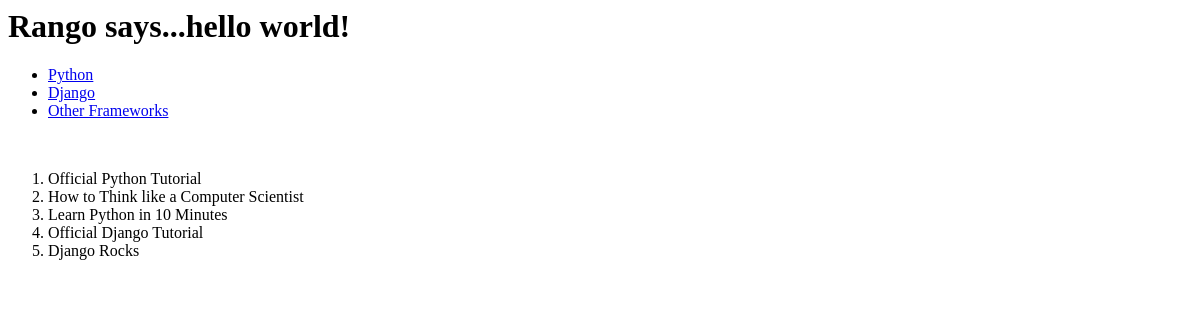
The page /rango/ on the database as committed earlier.
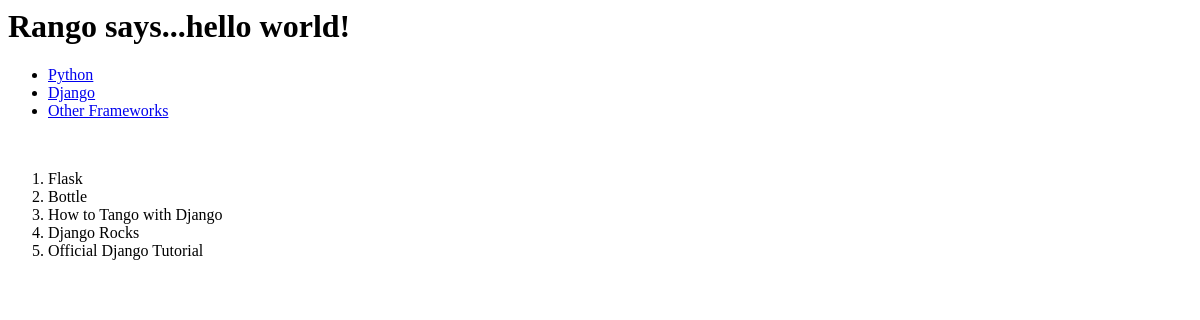
The same page on the database as committed later.
### rango/models.py (models this page shows, shortened)
class Category(models.Model):
	name = models.CharField(max_length=128, unique=True)
	views = models.IntegerField(default=0)
	likes = models.IntegerField(default=0)

class Page(models.Model):
	category = models.ForeignKey(Category)
	title = models.CharField(max_length=128)
	url = models.URLField()
	views = models.IntegerField(default=0)

### rango/views.py (the view)
def index(request):
    context = RequestContext(request)
    category_list = Category.objects.order_by('-likes')[:5]
    page_list = Page.objects.order_by('-views')[:5]
    context_dict = {'categories': category_list, 'pages': page_list}
    for category in category_list:
        category.url = category.name.replace(' ', '_')
    return render_to_response('rango/index.html', context_dict, context)

### templates/rango/index.html (shortened to what this page needs)
<html>
<head>
</head>
<body>
	<h1>Rango says...hello world!</h1>
	{% if categories %}
	<ul>
		{% for category in categories %}
		<li><a href="/rango/category/{{ category.url }}"> {{ category.name }}</a></li>
		{% endfor %}
	</ul>
	{% else %}
	<strong>There are no categories present</strong>
	{% endif %}
	<br>
	{% if pages %}
	<ol>
		{% for page in pages %}
		<li>{{ page.title }}</li>
		{% endfor %}
	</ol>
	{% else %}
	<strong>There are no pages present</strong>
	{% endif %}
</body>
</html>

Rows that differ between the two databases and show on the page:
no longer on this page (row edited): Page: title "Official Python Tutorial"
no longer on this page (row edited): Page: title "How to Think like a Computer Scientist"
no longer on this page (row edited): Page: title "Learn Python in 10 Minutes"
now on this page (row edited): Page: title "Flask"
now on this page (row edited): Page: title "Bottle"
now on this page (row edited): Page: title "How to Tango with Django"
changed Page "Django Rocks": moves up the list
